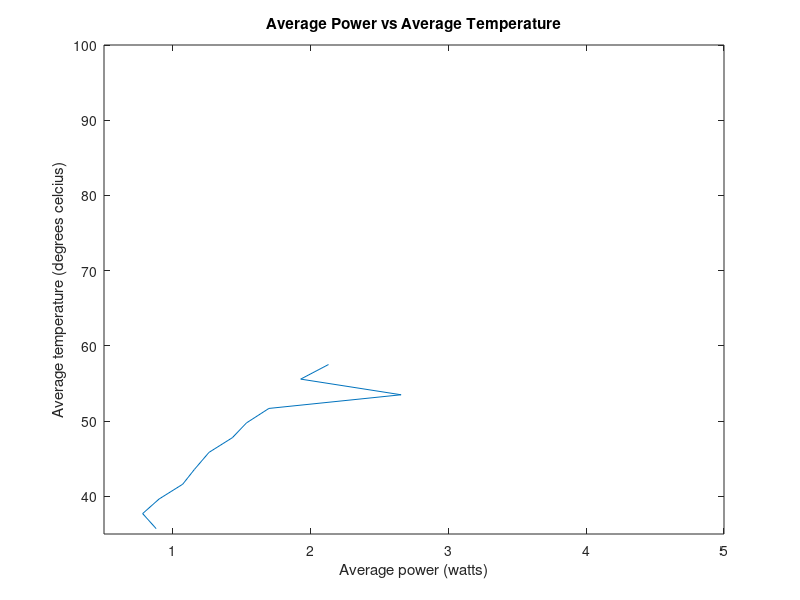

Write MATLAB code to recreate this figure.
clear all
clc
pvt = load('avg_pvt.txt');
avgpower = pvt(1:12,1);
avgtemp = pvt(1:12,2);
plot(avgpower,avgtemp)
axis([0.5,5,35,100])
xlabel('Average power (watts)');
ylabel('Average temperature (degrees celcius)');
title('Average Power vs Average Temperature');